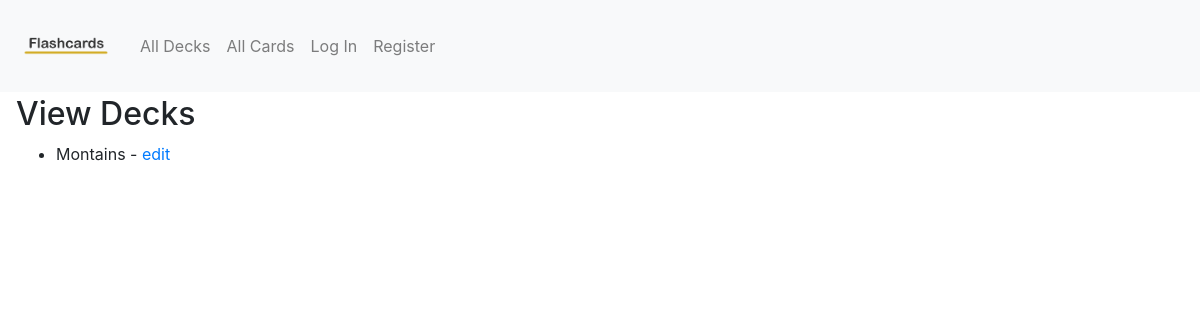
The page /view_decks on the database as committed earlier.
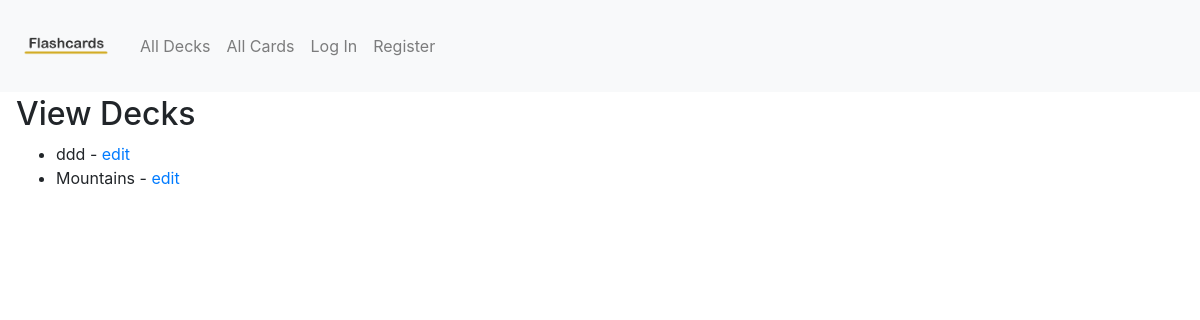
The same page on the database as committed later.
### flashcardsApp/models.py (models this page shows, shortened)
class Deck(models.Model):
    title = models.CharField(max_length=64, null=False, blank=False)
    desc = models.CharField(max_length=255, null=False, blank=False)
    is_active = models.BooleanField(default=False)

### flashcardsApp/views.py (the view)
# urls.py: path("view_decks", views.view_decks, name="view_decks"),
def view_decks(request):
    decks = Deck.objects.order_by('-title')
    context = {'decks': decks}
    return render(request, "flashcardsApp/view_decks.html", context)

### flashcardsApp/templates/flashcardsApp/view_decks.html
{% extends "flashcardsApp/layout.html" %}
{% block body %}
    <h2>View Decks</h2>
    {% if decks %}
        <ul>
            {% for deck in decks %}
                <li>{{deck.title}}  -  <a href="{% url 'edit_deck' deck.id %}">edit</a></li>
            {% endfor %}
        </ul>
    {% else %}
        <h3>No decks found</h3>
    {% endif %}
{% endblock %}

Rows that differ between the two databases and show on the page:
added Deck: title "ddd"
changed Deck: title "Montains" → "Mountains"
